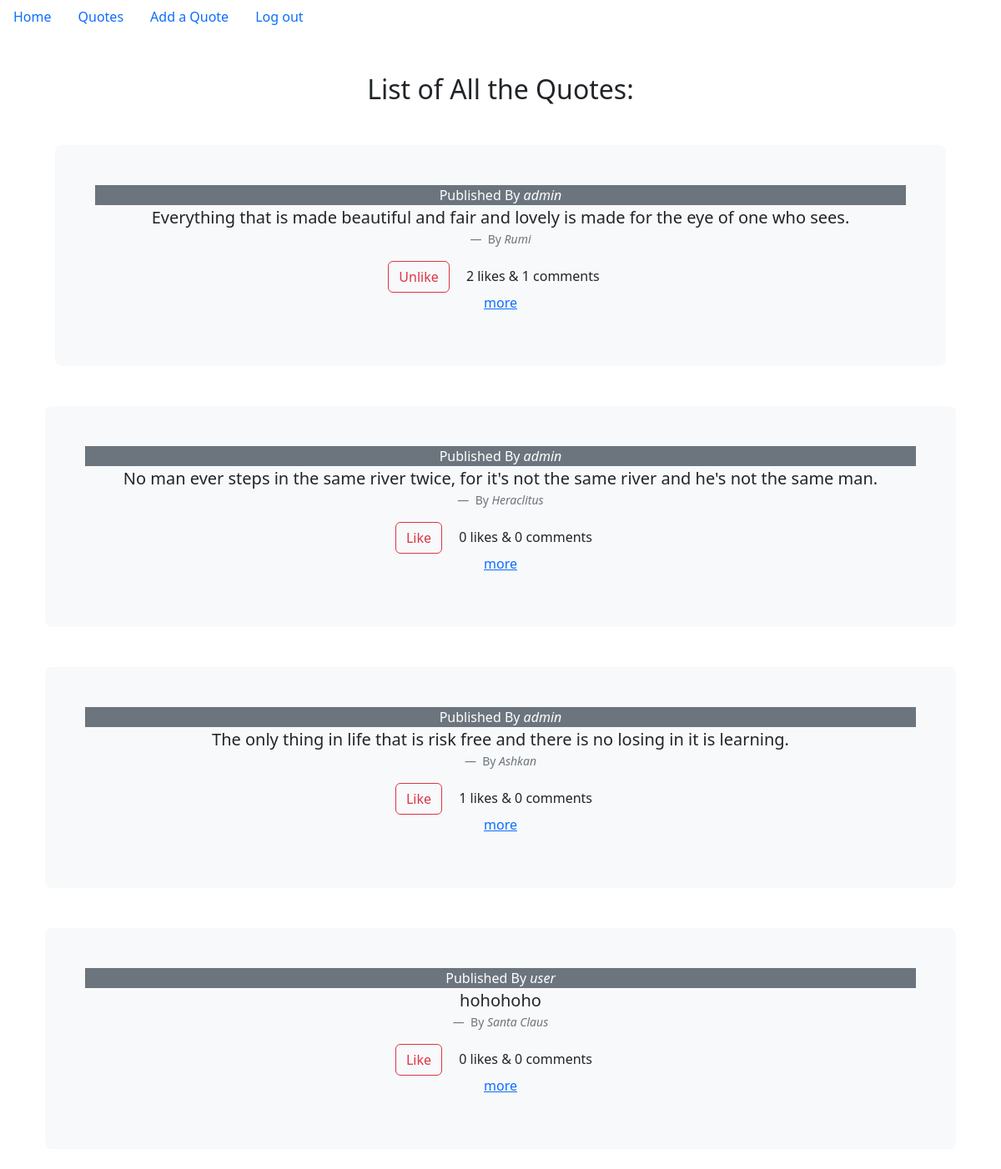
/quote/quote_list/ (signed in), run on an earlier commit of the app's database.
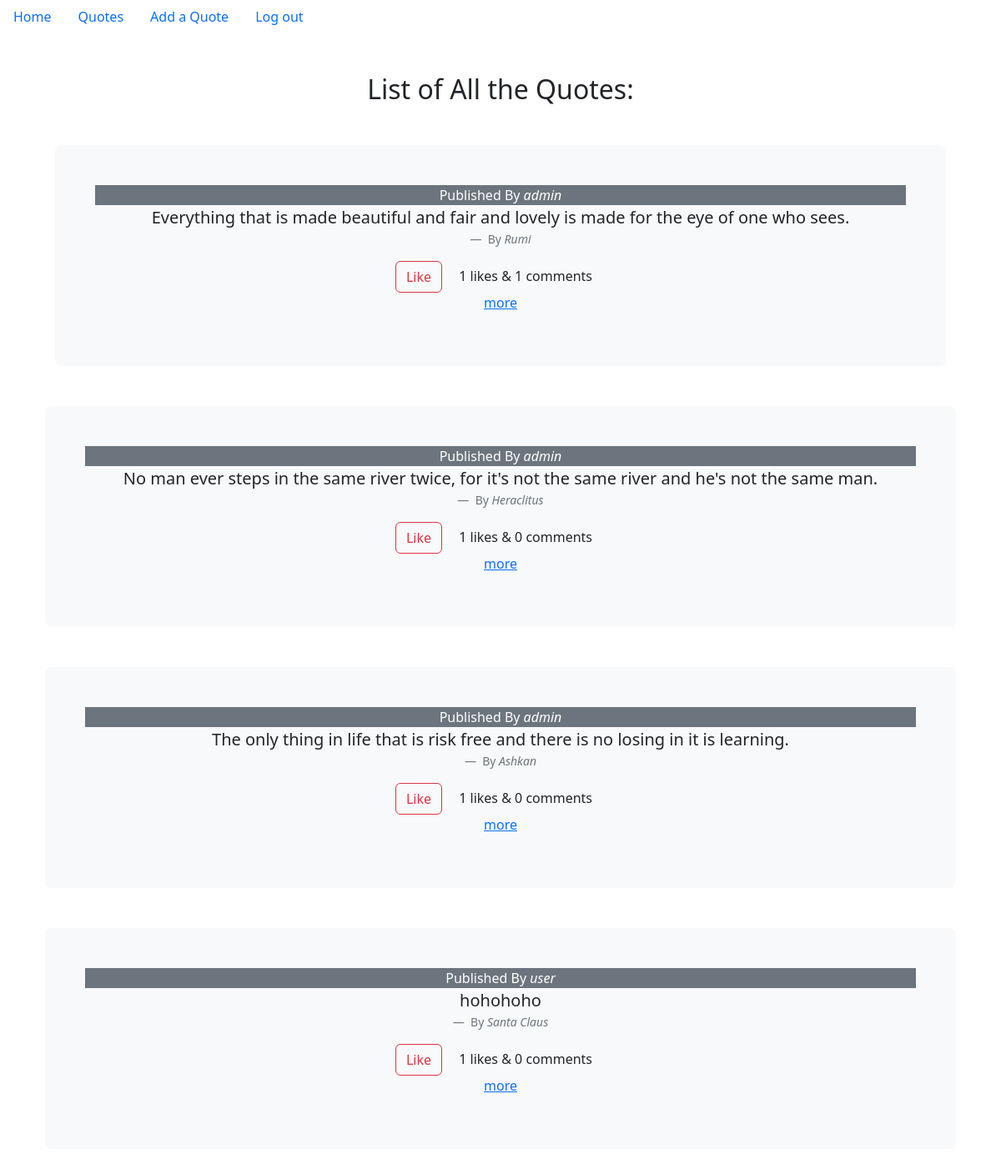
And on a later commit of the database.
### myApp/models.py (models this page shows, shortened)
class Quote(models.Model):
    body = models.CharField(max_length=500)
    publisher = models.ForeignKey(User, on_delete=models.CASCADE)
    author = models.CharField(max_length=260)
    like_numbers = models.PositiveSmallIntegerField(default=0)
    def count_likes(self):
        counter = Like.objects.filter(quote=self).count()
        self.like_numbers = counter
        self.save()
        return counter

### myApp/views.py (the view)
# urls.py: path('quote/quote_list/', views.QuoteListView.as_view(), name='quote_list'),
class QuoteListView(LoginRequiredMixin, generic.ListView):
    model = Quote
    template_name = 'myApp/quote_list.html'
    context_object_name = 'quotes'
    def get_queryset(self):
        user = self.request.user
        queryset = Quote.objects.annotate(
            liked=Exists(Like.objects.filter(user=user, quote=OuterRef('pk')))).annotate(
                comments_num=(Count('comments', distinct=True) + Count('comments__sub_comments', distinct=True)))
        return queryset

### templates/myApp/quote_list.html (shortened to what this page needs)
{% extends 'base.html' %}
{% block content %}
<div class="container my-5">
  <h2 class="text-center mb-4">List of All the Quotes:</h2>
  {% for quote in quotes %}
    <div class="container mt-5">
        <div class="container mt-5">
          <div class="p-5 text-center bg-body-tertiary rounded-3 mb-4">
          <figcaption class="blockquote-header text-center text-white bg-secondary">
            Published By <cite title="Source Title">{{ quote.publisher }}</cite>
          </figcaption>
          <figure class="text-center">
              <blockquote class="blockquote">
                <p>{{ quote.body }}</p>
              </blockquote>
              <figcaption class="blockquote-footer">
                By <cite title="Source Title">{{ quote.author }}</cite>
              </figcaption>
              <button class="btn btn-outline-danger like-button"
                data-quote-id="{{ quote.pk }}"
                data-liked="{{ quote.liked }}">
                {% if quote.liked %}
                  Unlike
                {% else %}
                  Like
                {% endif %}
                </button>
                <span class="m-3">{{ quote.count_likes }} likes & {{ quote.comments_num }} comments</span>
                <div>
                  <a href="{% url 'quote_detail' quote.id %}">more</a>
                </div>
              </div>
        </div>
    </div>
    </div>
  {% endfor %}
{% endblock content %}

What changed in the data, as far as the page shows it:
changed Quote "Rumi": count_likes "2" → "1"; text "Unlike" → "Like"
changed Quote "Heraclitus": count_likes "0" → "1"
changed Quote "hohohoho": count_likes "0" → "1"
